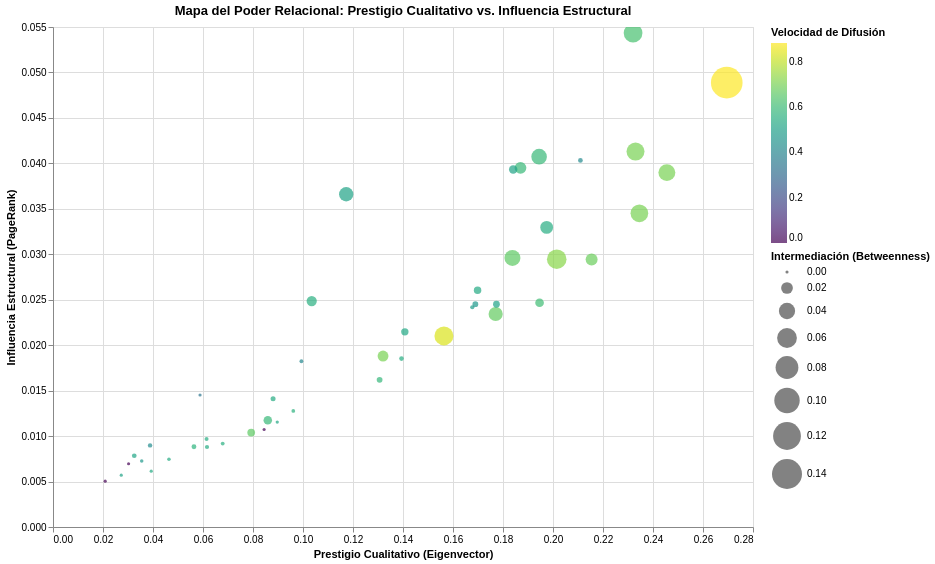

The notebook cell saved with this chart:
### Code cell
import altair as alt

# 1. Create the interactive 4D Chart in Altair (Sintaxis corregida)
chart = alt.Chart(nodos_indicators.reset_index()).mark_circle().encode(
    x=alt.X('Eigenvector (Calidad):Q', title='Prestigio Cualitativo (Eigenvector)'),
    y=alt.Y('PageRank (Influencia):Q', title='Influencia Estructural (PageRank)'),
    size=alt.Size('Betweenness (Puente):Q', title='Intermediación (Betweenness)', scale=alt.Scale(range=[10, 1000])),
    color=alt.Color('Closeness_Dif (Viralizador):Q', title='Velocidad de Difusión', scale=alt.Scale(scheme='viridis')),
    tooltip=[
        alt.Tooltip('Usuario_Twitter:N', title='Usuario'),
        alt.Tooltip('Eigenvector (Calidad):Q', format='.4f'),
        alt.Tooltip('PageRank (Influencia):Q', format='.4f'),
        alt.Tooltip('Betweenness (Puente):Q', format='.4f'),
        alt.Tooltip('Closeness_Dif (Viralizador):Q', format='.4f'),
        alt.Tooltip('In_Degree (Prestigio):Q', format='.0f'),
        alt.Tooltip('Out_Degree (Actividad):Q', format='.0f'),
        alt.Tooltip('Closeness_Rec (Receptor):Q', format='.4f')
    ]
).properties(
    title='Mapa del Poder Relacional: Prestigio Cualitativo vs. Influencia Estructural',
    width=700,
    height=500
).interactive() # Zoom y Paneo dinámico estilo Folium

# 2. Rendering!
chart.display()

### Figure 1 — Vega-Lite specification as saved in the notebook (floating-point values rounded to 4 significant figures)
{"config": {"view": {"continuousWidth": 300, "continuousHeight": 300}}, "data": {"name": "data-15f8a8d23a2ba4c09ad926d1cfc11e04"}, "mark": {"type": "circle"}, "encoding": {"color": {"field": "Closeness_Dif (Viralizador)", "scale": {"scheme": "viridis"}, "title": "Velocidad de Difusión", "type": "quantitative"}, "size": {"field": "Betweenness (Puente)", "scale": {"range": [10, 1000]}, "title": "Intermediación (Betweenness)", "type": "quantitative"}, "tooltip": [{"field": "Usuario_Twitter", "title": "Usuario", "type": "nominal"}, {"field": "Eigenvector (Calidad)", "format": ".4f", "type": "quantitative"}, {"field": "PageRank (Influencia)", "format": ".4f", "type": "quantitative"}, {"field": "Betweenness (Puente)", "format": ".4f", "type": "quantitative"}, {"field": "Closeness_Dif (Viralizador)", "format": ".4f", "type": "quantitative"}, {"field": "In_Degree (Prestigio)", "format": ".0f", "type": "quantitative"}, {"field": "Out_Degree (Actividad)", "format": ".0f", "type": "quantitative"}, {"field": "Closeness_Rec (Receptor)", "format": ".4f", "type": "quantitative"}], "x": {"field": "Eigenvector (Calidad)", "title": "Prestigio Cualitativo (Eigenvector)", "type": "quantitative"}, "y": {"field": "PageRank (Influencia)", "title": "Influencia Estructural (PageRank)", "type": "quantitative"}}, "height": 500, "params": [{"name": "param_2", "select": {"type": "interval", "encodings": ["x", "y"]}, "bind": "scales"}], "title": "Mapa del Poder Relacional: Prestigio Cualitativo vs. Influencia Estructural", "width": 700, "$schema": "https://vega.github.io/schema/vega-lite/v5.20.1.json", "datasets": {"data-15f8a8d23a2ba4c09ad926d1cfc11e04": [{"Usuario_Twitter": "2morrowknight", "In_Degree (Prestigio)": 0.04444, "Out_Degree (Actividad)": 0.0, "Betweenness (Puente)": 0.0, "Closeness_Rec (Receptor)": 0.384, "Closeness_Dif (Viralizador)": 0.0, "Eigenvector (Calidad)": 0.02088, "PageRank (Influencia)": 0.005043}, {"Usuario_Twitter": "BradSmi", "In_Degree (Prestigio)": 0.2667, "Out_Degree (Actividad)": 0.1778, "Betweenness (Puente)": 0.03074, "Closeness_Rec (Receptor)": 0.5444, "Closeness_Dif (Viralizador)": 0.5114, "Eigenvector (Calidad)": 0.1173, "PageRank (Influencia)": 0.0366}, {"Usuario_Twitter": "DaveParkerSEA", "In_Degree (Prestigio)": 0.3333, "Out_Degree (Actividad)": 0.8, "Betweenness (Puente)": 0.05504, "Closeness_Rec (Receptor)": 0.5444, "Closeness_Dif (Viralizador)": 0.8333, "Eigenvector (Calidad)": 0.1564, "PageRank (Influencia)": 0.02102}, {"Usuario_Twitter": "JenMsft", "In_Degree (Prestigio)": 0.08889, "Out_Degree (Actividad)": 0.08889, "Betweenness (Puente)": 0.001511, "Closeness_Rec (Receptor)": 0.478, "Closeness_Dif (Viralizador)": 0.4245, "Eigenvector (Calidad)": 0.03882, "PageRank (Influencia)": 0.008976}, {"Usuario_Twitter": "Jenerationy", "In_Degree (Prestigio)": 0.1556, "Out_Degree (Actividad)": 0.2667, "Betweenness (Puente)": 0.002122, "Closeness_Rec (Receptor)": 0.4455, "Closeness_Dif (Viralizador)": 0.5696, "Eigenvector (Calidad)": 0.05639, "PageRank (Influencia)": 0.008829}, {"Usuario_Twitter": "KieranSnyder", "In_Degree (Prestigio)": 0.4444, "Out_Degree (Actividad)": 0.2444, "Betweenness (Puente)": 0.02424, "Closeness_Rec (Receptor)": 0.6031, "Closeness_Dif (Viralizador)": 0.5488, "Eigenvector (Calidad)": 0.1975, "PageRank (Influencia)": 0.03296}, {"Usuario_Twitter": "Kristen_Hammy", "In_Degree (Prestigio)": 0.2667, "Out_Degree (Actividad)": 0.2, "Betweenness (Puente)": 0.001776, "Closeness_Rec (Receptor)": 0.537, "Closeness_Dif (Viralizador)": 0.5488, "Eigenvector (Calidad)": 0.1394, "PageRank (Influencia)": 0.01852}, {"Usuario_Twitter": "LeslieFeinzaig", "In_Degree (Prestigio)": 0.4, "Out_Degree (Actividad)": 0.3556, "Betweenness (Puente)": 0.01023, "Closeness_Rec (Receptor)": 0.5765, "Closeness_Dif (Viralizador)": 0.6081, "Eigenvector (Calidad)": 0.1946, "PageRank (Influencia)": 0.02466}, {"Usuario_Twitter": "MissDestructo", "In_Degree (Prestigio)": 0.3556, "Out_Degree (Actividad)": 0.5111, "Betweenness (Puente)": 0.02994, "Closeness_Rec (Receptor)": 0.56, "Closeness_Dif (Viralizador)": 0.6716, "Eigenvector (Calidad)": 0.1771, "PageRank (Influencia)": 0.02343}, {"Usuario_Twitter": "PeterHamilton", "In_Degree (Prestigio)": 0.1556, "Out_Degree (Actividad)": 0.1778, "Betweenness (Puente)": 0.001166, "Closeness_Rec (Receptor)": 0.4612, "Closeness_Dif (Viralizador)": 0.5422, "Eigenvector (Calidad)": 0.0616, "PageRank (Influencia)": 0.008798}, {"Usuario_Twitter": "RajSinghSeattle", "In_Degree (Prestigio)": 0.3778, "Out_Degree (Actividad)": 0.1556, "Betweenness (Puente)": 0.005627, "Closeness_Rec (Receptor)": 0.5765, "Closeness_Dif (Viralizador)": 0.5056, "Eigenvector (Calidad)": 0.1774, "PageRank (Influencia)": 0.0245}, {"Usuario_Twitter": "Rich_Barton", "In_Degree (Prestigio)": 0.4222, "Out_Degree (Actividad)": 0.06667, "Betweenness (Puente)": 0.001954, "Closeness_Rec (Receptor)": 0.6031, "Closeness_Dif (Viralizador)": 0.4167, "Eigenvector (Calidad)": 0.211, "PageRank (Influencia)": 0.04033}, {"Usuario_Twitter": "Ryanintheus", "In_Degree (Prestigio)": 0.2, "Out_Degree (Actividad)": 0.3111, "Betweenness (Puente)": 0.009775, "Closeness_Rec (Receptor)": 0.484, "Closeness_Dif (Viralizador)": 0.5921, "Eigenvector (Calidad)": 0.08592, "PageRank (Influencia)": 0.01174}, {"Usuario_Twitter": "ShaunaCausey", "In_Degree (Prestigio)": 0.5111, "Out_Degree (Actividad)": 0.6222, "Betweenness (Puente)": 0.05853, "Closeness_Rec (Receptor)": 0.6222, "Closeness_Dif (Viralizador)": 0.7258, "Eigenvector (Calidad)": 0.2015, "PageRank (Influencia)": 0.02946}, {"Usuario_Twitter": "SoGulley", "In_Degree (Prestigio)": 0.1556, "Out_Degree (Actividad)": 0.4889, "Betweenness (Puente)": 0.007855, "Closeness_Rec (Receptor)": 0.4667, "Closeness_Dif (Viralizador)": 0.6618, "Eigenvector (Calidad)": 0.07928, "PageRank (Influencia)": 0.01039}, {"Usuario_Twitter": "akipman", "In_Degree (Prestigio)": 0.1333, "Out_Degree (Actividad)": 0.02222, "Betweenness (Puente)": 6.313e-05, "Closeness_Rec (Receptor)": 0.484, "Closeness_Dif (Viralizador)": 0.3409, "Eigenvector (Calidad)": 0.05881, "PageRank (Influencia)": 0.01452}, {"Usuario_Twitter": "ashannstew", "In_Degree (Prestigio)": 0.2667, "Out_Degree (Actividad)": 0.3333, "Betweenness (Puente)": 0.003663, "Closeness_Rec (Receptor)": 0.5227, "Closeness_Dif (Viralizador)": 0.5844, "Eigenvector (Calidad)": 0.1306, "PageRank (Influencia)": 0.01619}, {"Usuario_Twitter": "crashdev", "In_Degree (Prestigio)": 0.4667, "Out_Degree (Actividad)": 0.3556, "Betweenness (Puente)": 0.03658, "Closeness_Rec (Receptor)": 0.6125, "Closeness_Dif (Viralizador)": 0.5921, "Eigenvector (Calidad)": 0.1944, "PageRank (Influencia)": 0.04074}, {"Usuario_Twitter": "danshapiro", "In_Degree (Prestigio)": 0.3556, "Out_Degree (Actividad)": 0.08889, "Betweenness (Puente)": 0.001221, "Closeness_Rec (Receptor)": 0.5681, "Closeness_Dif (Viralizador)": 0.4839, "Eigenvector (Calidad)": 0.1677, "PageRank (Influencia)": 0.02417}, {"Usuario_Twitter": "daryn", "In_Degree (Prestigio)": 0.1556, "Out_Degree (Actividad)": 0.2222, "Betweenness (Puente)": 0.002392, "Closeness_Rec (Receptor)": 0.478, "Closeness_Dif (Viralizador)": 0.5422, "Eigenvector (Calidad)": 0.08803, "PageRank (Influencia)": 0.0141}, {"Usuario_Twitter": "etzioni", "In_Degree (Prestigio)": 0.3556, "Out_Degree (Actividad)": 0.3111, "Betweenness (Puente)": 0.02022, "Closeness_Rec (Receptor)": 0.5765, "Closeness_Dif (Viralizador)": 0.5921, "Eigenvector (Calidad)": 0.187, "PageRank (Influencia)": 0.03951}, {"Usuario_Twitter": "eugenio_pace", "In_Degree (Prestigio)": 0.06667, "Out_Degree (Actividad)": 0.0, "Betweenness (Puente)": 0.0, "Closeness_Rec (Receptor)": 0.415, "Closeness_Dif (Viralizador)": 0.0, "Eigenvector (Calidad)": 0.03024, "PageRank (Influencia)": 0.006956}, {"Usuario_Twitter": "funcOfJoe", "In_Degree (Prestigio)": 0.06667, "Out_Degree (Actividad)": 0.1556, "Betweenness (Puente)": 0.0003644, "Closeness_Rec (Receptor)": 0.4455, "Closeness_Dif (Viralizador)": 0.4688, "Eigenvector (Calidad)": 0.03548, "PageRank (Influencia)": 0.00727}, {"Usuario_Twitter": "gilbert", "In_Degree (Prestigio)": 0.3556, "Out_Degree (Actividad)": 0.1556, "Betweenness (Puente)": 0.003672, "Closeness_Rec (Receptor)": 0.56, "Closeness_Dif (Viralizador)": 0.4737, "Eigenvector (Calidad)": 0.1689, "PageRank (Influencia)": 0.02451}, {"Usuario_Twitter": "hadip", "In_Degree (Prestigio)": 0.4667, "Out_Degree (Actividad)": 0.1333, "Betweenness (Puente)": 0.00955, "Closeness_Rec (Receptor)": 0.6125, "Closeness_Dif (Viralizador)": 0.5114, "Eigenvector (Calidad)": 0.1841, "PageRank (Influencia)": 0.03933}, {"Usuario_Twitter": "heatherredman", "In_Degree (Prestigio)": 0.5333, "Out_Degree (Actividad)": 0.5778, "Betweenness (Puente)": 0.04762, "Closeness_Rec (Receptor)": 0.6426, "Closeness_Dif (Viralizador)": 0.7031, "Eigenvector (Calidad)": 0.2345, "PageRank (Influencia)": 0.0345}, {"Usuario_Twitter": "jinman", "In_Degree (Prestigio)": 0.06667, "Out_Degree (Actividad)": 0.1333, "Betweenness (Puente)": 2.806e-05, "Closeness_Rec (Receptor)": 0.4356, "Closeness_Dif (Viralizador)": 0.5357, "Eigenvector (Calidad)": 0.03929, "PageRank (Influencia)": 0.006137}, {"Usuario_Twitter": "john_gabbert", "In_Degree (Prestigio)": 0.1556, "Out_Degree (Actividad)": 0.1333, "Betweenness (Puente)": 0.0001122, "Closeness_Rec (Receptor)": 0.49, "Closeness_Dif (Viralizador)": 0.5233, "Eigenvector (Calidad)": 0.0897, "PageRank (Influencia)": 0.01154}, {"Usuario_Twitter": "juliesandler", "In_Degree (Prestigio)": 0.5778, "Out_Degree (Actividad)": 0.5778, "Betweenness (Puente)": 0.04359, "Closeness_Rec (Receptor)": 0.6644, "Closeness_Dif (Viralizador)": 0.7031, "Eigenvector (Calidad)": 0.2455, "PageRank (Influencia)": 0.03898}, {"Usuario_Twitter": "kirbywinfield", "In_Degree (Prestigio)": 0.3778, "Out_Degree (Actividad)": 0.2, "Betweenness (Puente)": 0.007193, "Closeness_Rec (Receptor)": 0.5765, "Closeness_Dif (Viralizador)": 0.5357, "Eigenvector (Calidad)": 0.1698, "PageRank (Influencia)": 0.02605}, {"Usuario_Twitter": "lanctot", "In_Degree (Prestigio)": 0.1111, "Out_Degree (Actividad)": 0.2444, "Betweenness (Puente)": 0.0009877, "Closeness_Rec (Receptor)": 0.4612, "Closeness_Dif (Viralizador)": 0.5488, "Eigenvector (Calidad)": 0.06143, "PageRank (Influencia)": 0.009691}, {"Usuario_Twitter": "lovelletters", "In_Degree (Prestigio)": 0.4889, "Out_Degree (Actividad)": 0.5333, "Betweenness (Puente)": 0.02097, "Closeness_Rec (Receptor)": 0.6222, "Closeness_Dif (Viralizador)": 0.6818, "Eigenvector (Calidad)": 0.2154, "PageRank (Influencia)": 0.02942}, {"Usuario_Twitter": "marybethlambert", "In_Degree (Prestigio)": 0.04444, "Out_Degree (Actividad)": 0.1111, "Betweenness (Puente)": 3.608e-05, "Closeness_Rec (Receptor)": 0.4083, "Closeness_Dif (Viralizador)": 0.5114, "Eigenvector (Calidad)": 0.02731, "PageRank (Influencia)": 0.005703}, {"Usuario_Twitter": "matt_oppy", "In_Degree (Prestigio)": 0.2444, "Out_Degree (Actividad)": 0.5778, "Betweenness (Puente)": 0.01701, "Closeness_Rec (Receptor)": 0.5158, "Closeness_Dif (Viralizador)": 0.7031, "Eigenvector (Calidad)": 0.132, "PageRank (Influencia)": 0.01881}, {"Usuario_Twitter": "mattmcilwain", "In_Degree (Prestigio)": 0.2889, "Out_Degree (Actividad)": 0.2, "Betweenness (Puente)": 0.006917, "Closeness_Rec (Receptor)": 0.5297, "Closeness_Dif (Viralizador)": 0.5294, "Eigenvector (Calidad)": 0.1407, "PageRank (Influencia)": 0.02147}, {"Usuario_Twitter": "mattmday", "In_Degree (Prestigio)": 0.2222, "Out_Degree (Actividad)": 0.2667, "Betweenness (Puente)": 0.01502, "Closeness_Rec (Receptor)": 0.5227, "Closeness_Dif (Viralizador)": 0.5556, "Eigenvector (Calidad)": 0.1035, "PageRank (Influencia)": 0.02485}, {"Usuario_Twitter": "mcolacurcio", "In_Degree (Prestigio)": 0.1111, "Out_Degree (Actividad)": 0.2667, "Betweenness (Puente)": 0.0007669, "Closeness_Rec (Receptor)": 0.4558, "Closeness_Dif (Viralizador)": 0.5556, "Eigenvector (Calidad)": 0.06788, "PageRank (Influencia)": 0.009173}, {"Usuario_Twitter": "medinism", "In_Degree (Prestigio)": 0.2, "Out_Degree (Actividad)": 0.04444, "Betweenness (Puente)": 0.0007331, "Closeness_Rec (Receptor)": 0.5091, "Closeness_Dif (Viralizador)": 0.4091, "Eigenvector (Calidad)": 0.09936, "PageRank (Influencia)": 0.01823}, {"Usuario_Twitter": "moniguzman", "In_Degree (Prestigio)": 0.4889, "Out_Degree (Actividad)": 0.5111, "Betweenness (Puente)": 0.03856, "Closeness_Rec (Receptor)": 0.6222, "Closeness_Dif (Viralizador)": 0.6618, "Eigenvector (Calidad)": 0.1838, "PageRank (Influencia)": 0.0296}, {"Usuario_Twitter": "nhuntwalker", "In_Degree (Prestigio)": 0.08889, "Out_Degree (Actividad)": 0.1556, "Betweenness (Puente)": 0.001929, "Closeness_Rec (Receptor)": 0.4083, "Closeness_Dif (Viralizador)": 0.5172, "Eigenvector (Calidad)": 0.0325, "PageRank (Influencia)": 0.007838}, {"Usuario_Twitter": "rachelerman", "In_Degree (Prestigio)": 0.5333, "Out_Degree (Actividad)": 0.5778, "Betweenness (Puente)": 0.04929, "Closeness_Rec (Receptor)": 0.6533, "Closeness_Dif (Viralizador)": 0.7031, "Eigenvector (Calidad)": 0.233, "PageRank (Influencia)": 0.0413}, {"Usuario_Twitter": "sarahstood", "In_Degree (Prestigio)": 0.08889, "Out_Degree (Actividad)": 0.1778, "Betweenness (Puente)": 0.0003967, "Closeness_Rec (Receptor)": 0.4455, "Closeness_Dif (Viralizador)": 0.5422, "Eigenvector (Calidad)": 0.04638, "PageRank (Influencia)": 0.007447}, {"Usuario_Twitter": "sonalpmane", "In_Degree (Prestigio)": 0.1778, "Out_Degree (Actividad)": 0.2667, "Betweenness (Puente)": 0.0006114, "Closeness_Rec (Receptor)": 0.49, "Closeness_Dif (Viralizador)": 0.5625, "Eigenvector (Calidad)": 0.09612, "PageRank (Influencia)": 0.01276}, {"Usuario_Twitter": "stevesi", "In_Degree (Prestigio)": 0.5333, "Out_Degree (Actividad)": 0.4, "Betweenness (Puente)": 0.05377, "Closeness_Rec (Receptor)": 0.6426, "Closeness_Dif (Viralizador)": 0.625, "Eigenvector (Calidad)": 0.232, "PageRank (Influencia)": 0.05433}, {"Usuario_Twitter": "tarah", "In_Degree (Prestigio)": 0.1778, "Out_Degree (Actividad)": 0.0, "Betweenness (Puente)": 0.0, "Closeness_Rec (Receptor)": 0.4892, "Closeness_Dif (Viralizador)": 0.0, "Eigenvector (Calidad)": 0.08444, "PageRank (Influencia)": 0.01073}, {"Usuario_Twitter": "toddbishop", "In_Degree (Prestigio)": 0.6889, "Out_Degree (Actividad)": 0.8667, "Betweenness (Puente)": 0.1555, "Closeness_Rec (Receptor)": 0.7396, "Closeness_Dif (Viralizador)": 0.8824, "Eigenvector (Calidad)": 0.2695, "PageRank (Influencia)": 0.04888}]}}
